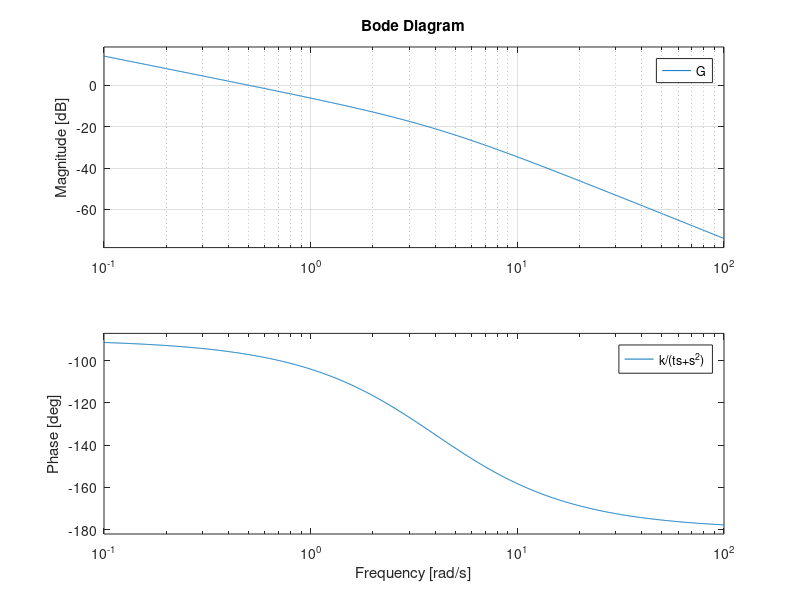

Recreate this plot in MATLAB.
k=2
t=4
close all
num0=[k]
dem0=[1]
G0=tf(num0,dem0)
subplot(3,2,1)
bode(G0),grid
legend('k')

num1=[1]
dem1=[1,0]
G1=tf(num1,dem1)
subplot(3,2,2)
bode(G1),grid
legend('1/s')

num2=[1]
dem2=[1,t]
G2=tf(num2,dem2)
subplot(3,2,3)
bode(G2),grid
legend('1/(t+s)')


num2=[1,0,0]
dem2=[1]
G3=tf(num2,dem2)
subplot(3,2,4)
bode(G3),grid
legend('s')


numf=[k]
denf=[1,t,0]

G=tf(numf,denf)
subplot(3,2,5)
bode(G),grid
legend('k/(ts+s^2)')



